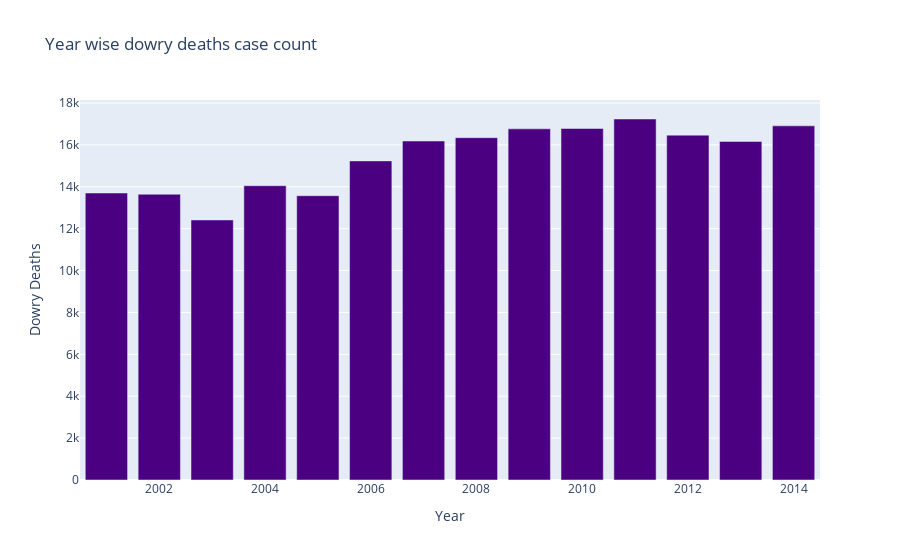

Notebook code for this chart:
### Markdown cell above
**NOTE 6:** We can see an **exponential** increase in no of kidnapping cases reported in the given 14 years with an increase of **291.34%**

### Code cell
fig = px.bar(all_cases, x=all_cases.index, y='Dowry Deaths', title='Year wise dowry deaths case count', color_discrete_sequence=['indigo'])

fig.show()

### Figure 1 — Plotly figure (JSON) as saved in the notebook; plotly's stock layout.template omitted (floating-point values rounded to 4 significant figures)
{"data": [{"alignmentgroup": "True", "hovertemplate": "Year=%{x}<br>Dowry Deaths=%{y}<extra></extra>", "legendgroup": "", "marker": {"color": "indigo", "pattern": {"shape": ""}}, "name": "", "offsetgroup": "", "orientation": "v", "showlegend": false, "textposition": "auto", "type": "bar", "x": [2001, 2002, 2003, 2004, 2005, 2006, 2007, 2008, 2009, 2010, 2011, 2012, 2013, 2014], "xaxis": "x", "y": [13702, 13644, 12416, 14052, 13574, 15236, 16186, 16344, 16766, 16782, 17236, 16466, 16166, 16910], "yaxis": "y"}], "layout": {"barmode": "relative", "legend": {"tracegroupgap": 0}, "title": {"text": "Year wise dowry deaths case count"}, "xaxis": {"anchor": "y", "domain": [0, 1], "title": {"text": "Year"}}, "yaxis": {"anchor": "x", "domain": [0, 1], "title": {"text": "Dowry Deaths"}}}}
